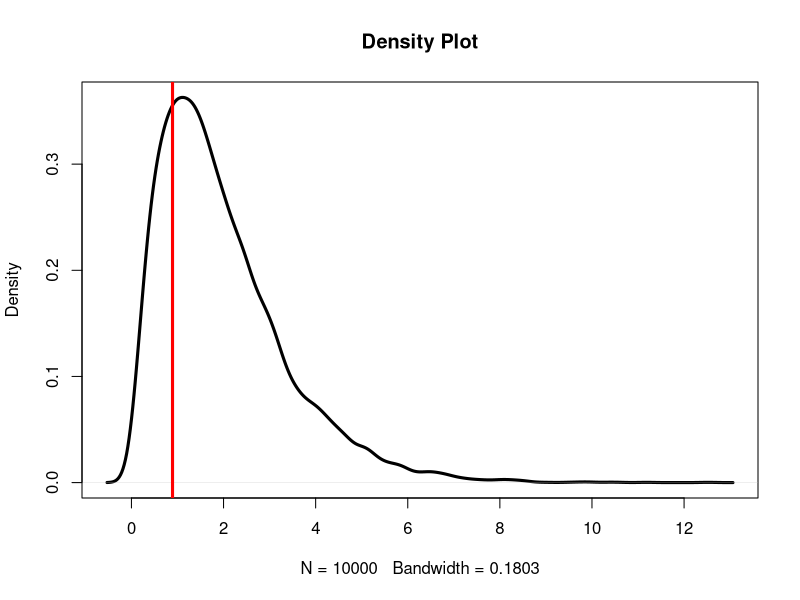
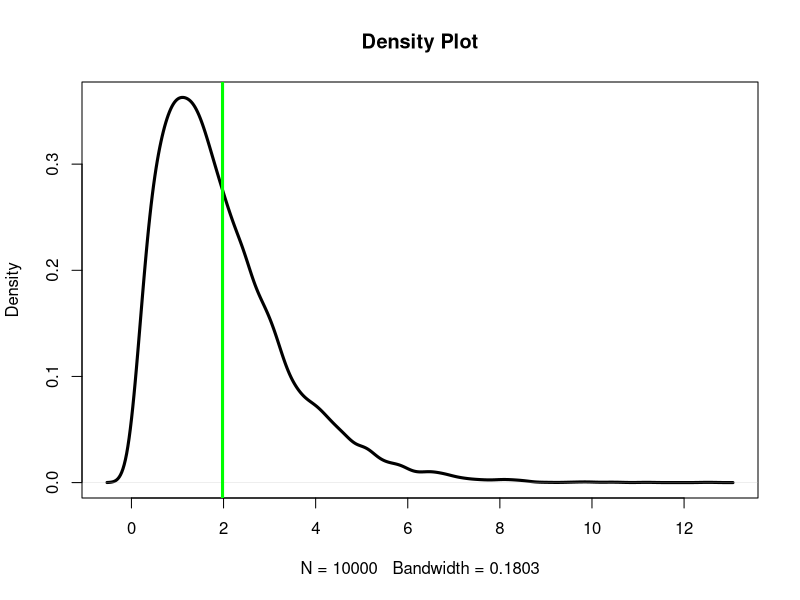
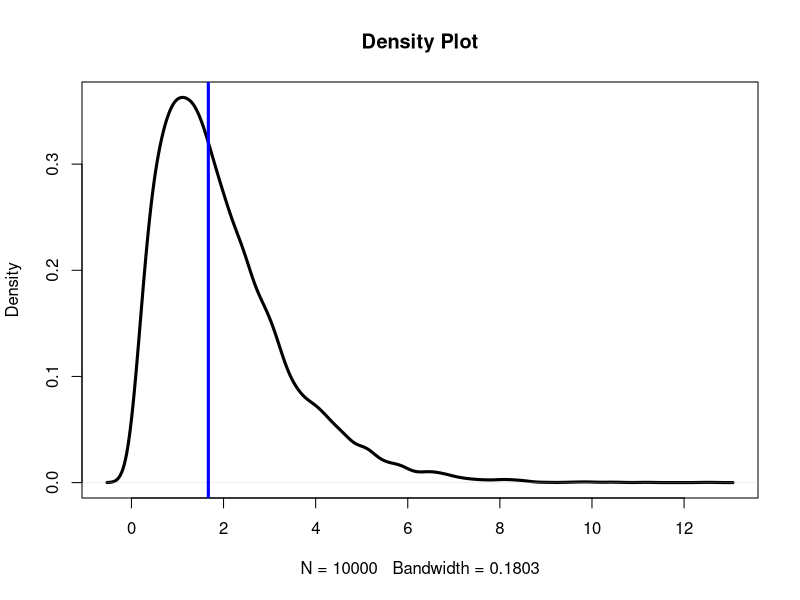
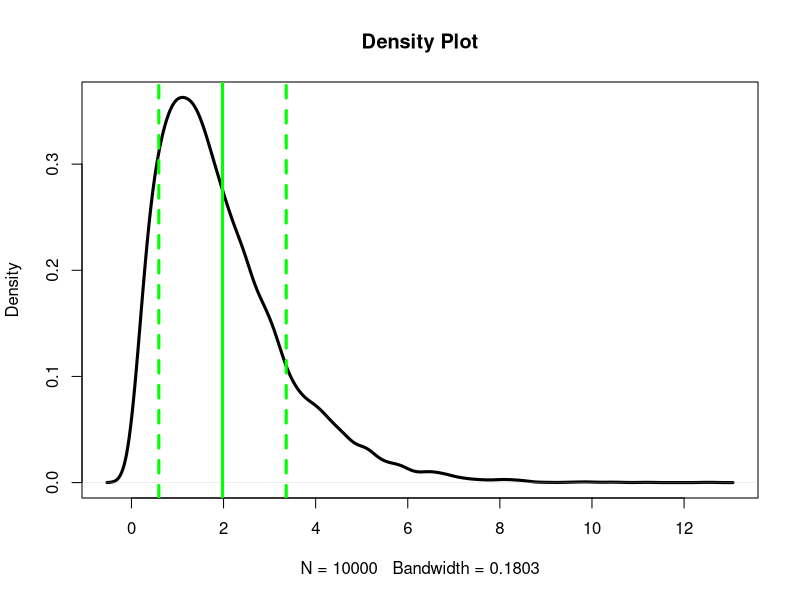
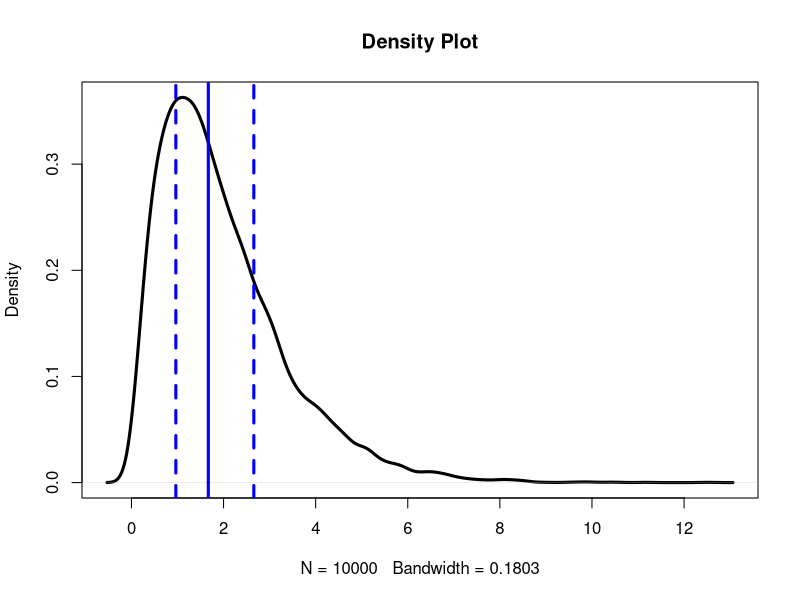
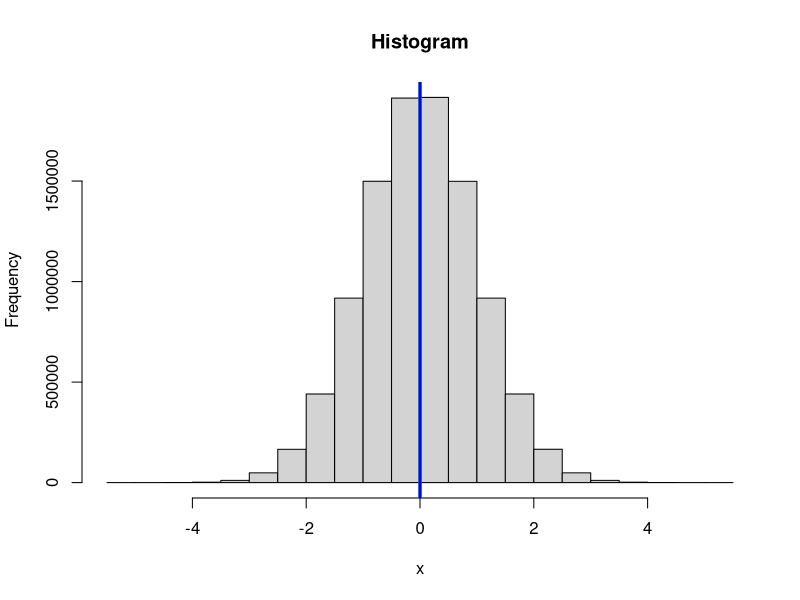
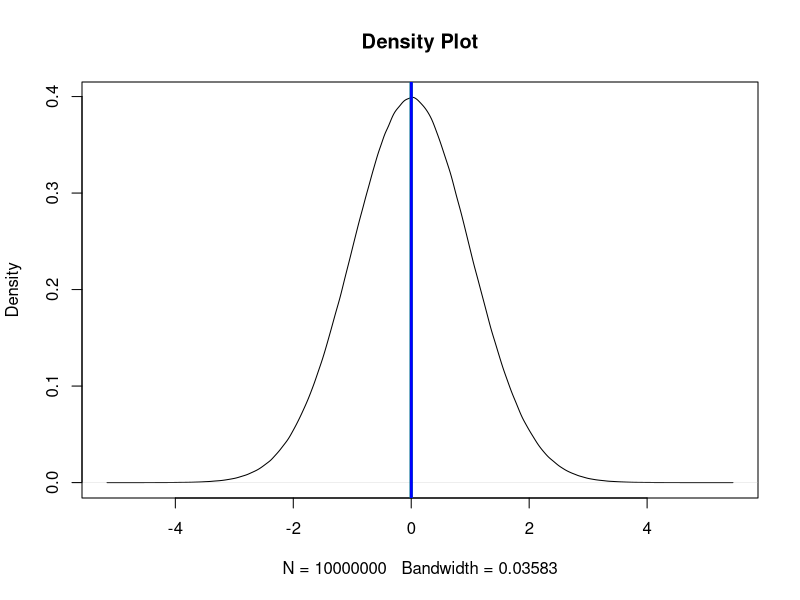
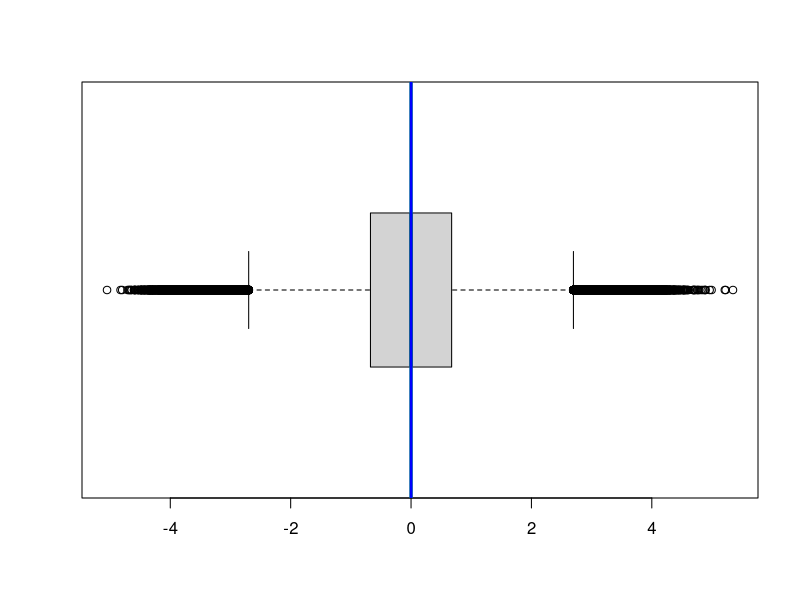

Generate these figures, in order, with R:
## ---- chunk 1
#| label: setup
#| echo: false

library(dplyr)
library(readr)
library(ggplot2)
## ---- chunk 2
#| label: mode
#| echo: false

set.seed(123)
x <- rgamma(10000, shape = 2, scale = 1)
plot(density(x), main = "Density Plot", lwd = 3)
mode <- x[which.max(table(x))]
abline(v = mode, col = "red", lwd = 3)
## ---- chunk 3
#| label: mean
#| echo: false

plot(density(x), main = "Density Plot", lwd = 3)
mean <- mean(x)
abline(v = mean, col = "green", lwd = 3)
## ---- chunk 4
#| label: median
#| echo: false

plot(density(x), main = "Density Plot", lwd = 3)
median <- median(x)
abline(v = median, col = "blue", lwd = 3)
## ---- chunk 5
#| label: sd
#| echo: false

plot(density(x), main = "Density Plot", lwd = 3)
sd <- sd(x)
mean <- mean(x)
abline(v = mean(x) + c(-1, 1) * sd, col = "green", lwd = 3, lty = 2)
abline(v = mean, col = "green", lwd = 3)
## ---- chunk 6
#| label: iqr
#| echo: false

plot(density(x), main = "Density Plot", lwd = 3)
q1 <- quantile(x, 0.25)
q2 <- median(x)
q3 <- quantile(x, 0.75)
abline(v = c(q1, q3), col = "blue", lwd = 3, lty = 2)
abline(v = q2, col = "blue", lwd = 3)
## ---- chunk 7
#| label: normal-distribution
#| echo: false
#| fig-width: 4
#| fig-asp: 0.75
#| layout-ncol: 3
#| cache: true

set.seed(123)
x <- rnorm(10000000, mean = 0, sd = 1)

# add mode, mean, and median
mean <- mean(x)
median <- median(x)

hist(x, main = "Histogram")
abline(v = mean, col = "green", lwd = 3)
abline(v = median, col = "blue", lwd = 3)

plot(density(x), main = "Density Plot")
abline(v = mean, col = "green", lwd = 3)
abline(v = median, col = "blue", lwd = 3)

boxplot(x, horizontal = TRUE)
abline(v = mean, col = "green", lwd = 3)
abline(v = median, col = "blue", lwd = 3)
## ---- chunk 8
#| label: skewed-distribution
#| echo: false
#| fig-height: 5
#| layout-ncol: 3

set.seed(123)
x <- rgamma(10000, shape = 2, scale = 1)

# add mode, mean, and median
mode <- x[which.max(table(x))]
mean <- mean(x)
median <- median(x)

hist(x, main = "Histogram")
abline(v = mean, col = "green", lwd = 3)
abline(v = median, col = "blue", lwd = 3)

plot(density(x), main = "Density Plot")
abline(v = mean, col = "green", lwd = 3)
abline(v = median, col = "blue", lwd = 3)

boxplot(x, horizontal = TRUE)
abline(v = mean, col = "green", lwd = 3)
abline(v = median, col = "blue", lwd = 3)
